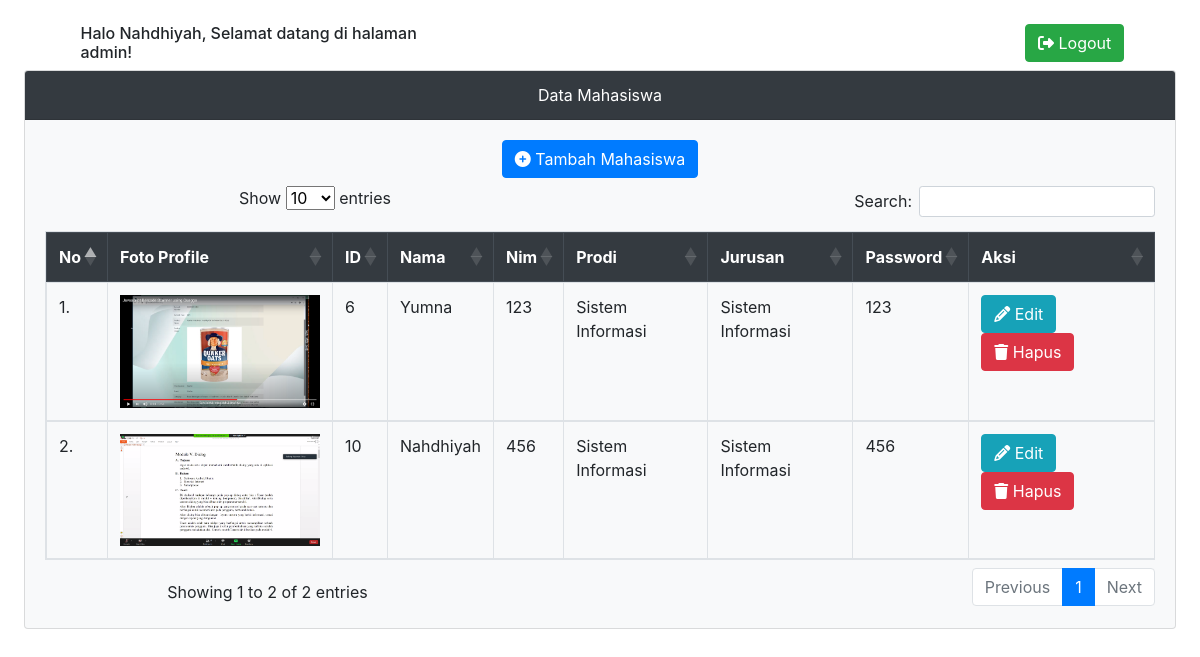
Screenshot of /index.php (signed in) with the database file from the repository.
### tables this page shows
CREATE TABLE `mahasiswa` (
  `id` int(11) NOT NULL,
  `mahasiswa` varchar(50) NOT NULL,
  `nim` bigint(20) NOT NULL,
  `prodi` varchar(50) NOT NULL,
  `jurusan` varchar(50) NOT NULL,
  `password` varchar(50) NOT NULL,
  `foto_profile` varchar(50) DEFAULT NULL
);

### index.php (the view, shortened to what this page needs)
<!DOCTYPE html>
<html lang="en">
<head>
    <link rel="stylesheet" href="https://cdnjs.cloudflare.com/ajax/libs/font-awesome/6.1.1/css/all.min.css">
    <link rel="stylesheet" href="https://cdn.jsdelivr.net/npm/bootstrap@4.4.1/dist/css/bootstrap.min.css"
>
    <link rel="stylesheet" href="https://cdn.datatables.net/1.12.0/css/dataTables.bootstrap5.min.css">
</head>
<body>
    <br>
    <div class="row">
        <div class="col-md-1"></div>
        <div class="col-md-4" style="margin-left:-22px;">
            <h6>Halo <?php echo $_SESSION["mahasiswa"]["mahasiswa"] ?>, Selamat datang di halaman admin!</h6>
        </div>
        <div class="col-md-5"></div>
        <div class="col-md-2" style="margin-left:22px;">
            <a href="/script/logout.php">
                <button type="button" class="btn btn-success mb-2">
                    <i class="fa-solid fa-right-from-bracket"></i> Logout</button></a></div>
    </div>
    <center>
        <div class="card bg-light mb-3" style="width: 72rem;">
            <div class="card-header bg-dark" style="color:white;">Data Mahasiswa</div>
            <div class="card-body">
                <a href="/input.php"><button type="button" class="btn btn-primary mb-2">
                        <i class="fa fa-plus-circle"></i> Tambah Mahasiswa</button></a>
                <table class="table table-bordered  table-hover table-bordered" style="cursor:pointer;"
                    id="table-mahasiswa">
                    <thead class="thead-dark">
                        <tr>
                            <th>No</th>
                            <th>Foto Profile</th>
                            <th>ID</th>
                            <th>Nama</th>
                            <th>Nim</th>
                            <th>Prodi</th>
                            <th>Jurusan</th>
                            <th>Password</th>
                            <th>Aksi</th>
                        </tr>
                    </thead>
                    <tbody>
                        <?php
                    include 'script/koneksi2.php';
                    $sql=$conn->query("select * from mahasiswa");
                    $no=0;
                    while($rs=$sql->fetch_object()) {
                ?>
                        <tr>
                            <?php $no++ ?>
                            <td><?php echo $no."." ?></td>
                            <td>
                                <center>
                                    <img width="200px" src=" <?php echo "file_gambar/".$rs->foto_profile; ?> ">
                                </center>
                            </td>
                            <td><?php echo $rs->id;?></td>
                            <td><?php echo $rs->mahasiswa;?></td>
                            <td><?php echo $rs->nim;?></td>
                            <td><?php echo $rs->prodi;?></td>
                            <td><?php echo $rs->jurusan;?></td>
                            <td><?php echo $rs->password;?></td>
                            <td>
                                <a href="edit.php?id=<?php echo  $rs->id; ?>"><button type="button"
                                        class="btn btn-info"><i class="fa fa-pencil" aria-hidden="true"></i>
                                        Edit</button></a>
                                <a href="delete.php?id=<?php echo  $rs->id; ?>"><button type="button"
                                        class="btn btn-danger"><i class="fa fa-trash" aria-hidden="true"></i>
                                        Hapus</button></a>
                            </td>
                        </tr>
                        <?php } ?>
                    </tbody>
                </table>
            </div>
        </div>
    </center>
</body>
</html>

### rows the page displays
mahasiswa: foto_profile (picture), id "6", mahasiswa "Yumna", nim "123", prodi "Sistem Informasi", jurusan "Sistem Informasi", password "123"
mahasiswa: foto_profile (picture), id "10", mahasiswa "Nahdhiyah", nim "456", prodi "Sistem Informasi", jurusan "Sistem Informasi", password "456"

### other values shown
$_SESSION["mahasiswa"]["mahasiswa"] "Nahdhiyah"
